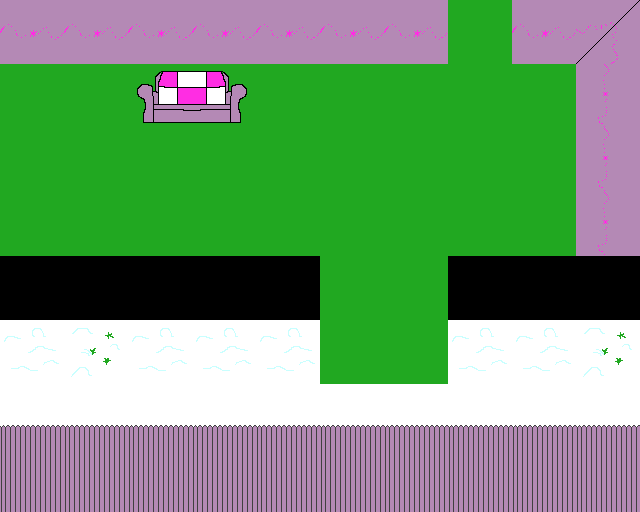

Rendered tile map (Tiled .tmx) drawn with the repository's tilesets; below, a short description and the map source with its tile grids summarised:
An orthogonal 10x8 tile map with 64x64 px tiles, 2 tile layers (Tile Layer 1, Tile Layer 2).

<map version="1.0" orientation="orthogonal" width="10" height="8" tilewidth="64" tileheight="64">
 <tileset firstgid="1" source="../wintertileset.tsx" />
 <layer name="Tile Layer 1" width="10" height="8">
  <data>[80 cells, 80 non-empty, 7 distinct tile ids]</data>
 </layer>
 <layer name="Tile Layer 2" width="10" height="8">
  <data>[80 cells, 16 non-empty, 4 distinct tile ids]</data>
 </layer>
</map>
